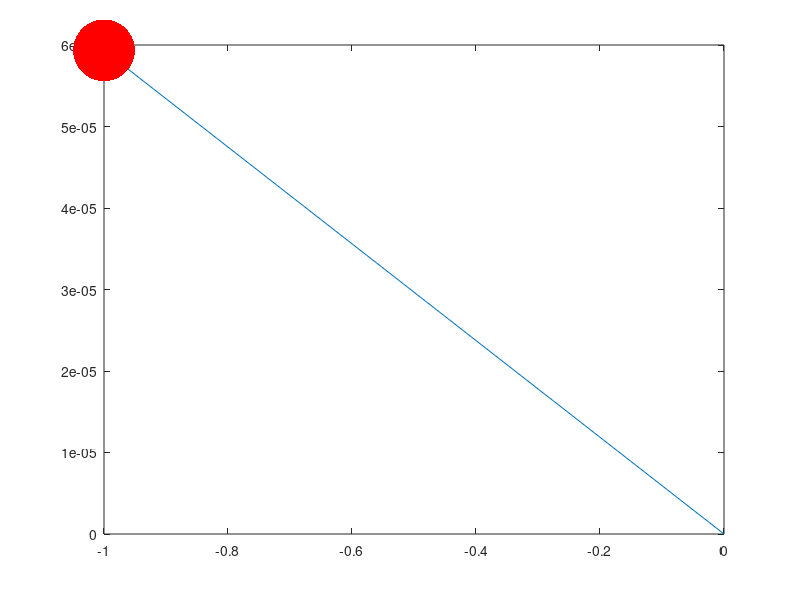

This figure's MATLAB source: (Note: this script raises an error after producing the figure.)
clc;clear;

g = 9.82; % kg/s^2
theta = -pi/2;
thetaVel = 0;
thetaAcc = 0;
dt = 0.01  % sek

M_rod = 1;      % kg
l_rod = 1;      % Meters
I_rod = (1/3) * M_rod * l_rod^2;

r_disk = 0.4; % kg
M_disk = 0.200; % kg
I_0 = M_disk * r_disk^2 /2
I_disk = I_0 + M_disk * l_rod^2;

I = I_rod + I_disk;

figure;

acc = 450; % rad / sec^2

thetas = [];

DiskLineBegin = [0;0];
DiskLineEnd = [1;1];

while 1
    f_rod = (M_rod * g*sin(theta));
    f_disk = (M_disk * g*sin(theta));
    tau_g = f_rod*l_rod/2 + f_disk*l_rod

    tau_c = acc * I_0
    tau = tau_g + tau_c

    thetaAcc = tau/I
    
    thetaVel = thetaVel + thetaAcc*dt;
    theta = theta + thetaVel*dt

    plot([0, l_rod*sin(theta)], [0, l_rod*cos(theta)]);
    hold on;
    dot_ratio = 333;
    plot(l_rod*sin(theta), l_rod*cos(theta),'r.', 'MarkerSize', r_disk*dot_ratio)
    
    % Spin circle
    DiskLineEnd = rotation(deg2rad(10/2))*DiskLineEnd;
    center = [l_rod*sin(theta); l_rod*cos(theta)];
    plot([center(1) + DiskLineBegin(1), center(1) + DiskLineEnd(1)],[center(2) + DiskLineBegin(2), center(2) + DiskLineEnd(2)],'w-');

    axis([-2*l_rod 2*l_rod -2*l_rod 2*l_rod]);
    hold off;

    pause(dt);
end
